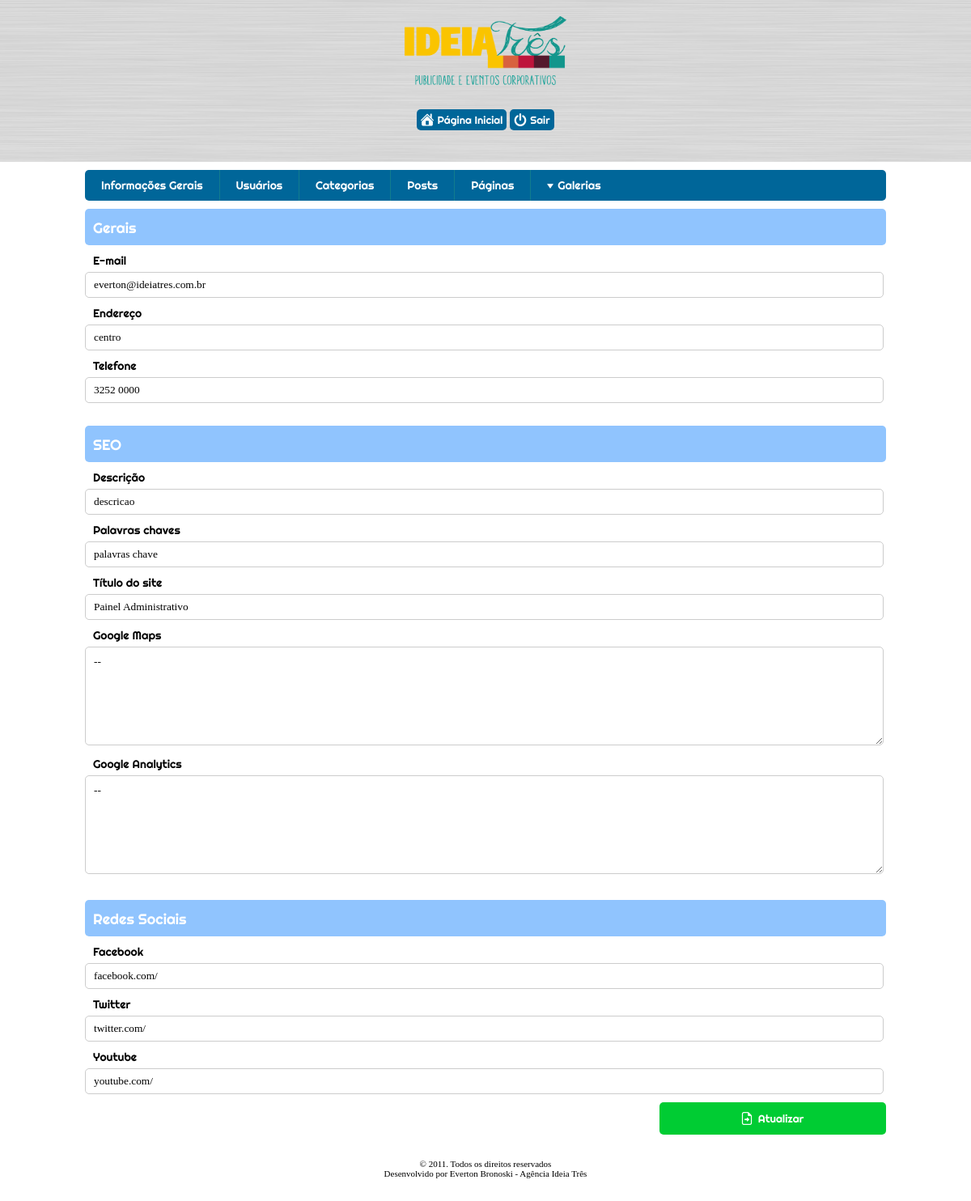
The app's page /painel.php?pagina=informacoes (signed in) with its own data.
### tables this page shows
CREATE TABLE `informacoes` (
  `id` int(11) NOT NULL DEFAULT '0',
  `email` varchar(255) NOT NULL,
  `endereco` varchar(255) NOT NULL,
  `telefone` varchar(255) NOT NULL,
  `google_analytics` varchar(255) DEFAULT NULL,
  `google_maps` varchar(255) NOT NULL,
  `descricao` varchar(255) NOT NULL,
  `tags` varchar(255) NOT NULL,
  `titulo` varchar(255) NOT NULL,
  `facebook` varchar(255) NOT NULL,
  `twitter` varchar(255) NOT NULL,
  `youtube` varchar(255) NOT NULL,
  PRIMARY KEY (`id`)
);

### config/dbaSis.php (called while the page is built, shortened)
<?php
function read($tabela, $cond = NULL) {
    $qrRead = "SELECT * FROM {$tabela} {$cond}";
    $stRead = mysql_query($qrRead) or die('Erro ao ler em ' . $tabela . ' ' . mysql_error());
    $cField = mysql_num_fields($stRead);
    for ($y = 0; $y < $cField; $y++) {
        $names[$y] = mysql_field_name($stRead, $y);
    }
    for ($x = 0; $res = mysql_fetch_assoc($stRead); $x++) {
        for ($i = 0; $i < $cField; $i++) {
            $resultado[$x][$names[$i]] = $res[$names[$i]];
        }
    }
    return $resultado;
}
?>

### pages/informacoes.php (the view, shortened to what this page needs)
<?php
if (!empty($_SESSION['usuarioAutenticado'])) {
    $loginAutenticado = $_SESSION['usuarioAutenticado']['login'];
    $senhaAutenticada = $_SESSION['usuarioAutenticado']['senha'];
    $VereficaSessaoAutenticada = read('usuarios', "WHERE login='$loginAutenticado' AND senha='$senhaAutenticada'");
} else {
    echo '<script type="text/javascript">setTimeout(function(){location = "..//logout.php";}, 2000)</script>';
    header('location: ../logout.php');
    die();
}
?>
<?php
$buscarInformacoes = read('informacoes');
foreach ($buscarInformacoes as $informacoes)
    ;
?>
<form name="form_informacoes" action="" method="post">
    <div class="title_box borderradius5">Gerais</div>
    <label>
        <span class="span_titulo">E-mail</span>
        <input class="form_input borderradius5" name="email" value="<?= $informacoes[email]; ?>">
    </label>
    <label>
        <span class="span_titulo">Endereço</span>
        <input class="form_input borderradius5" name="endereco" value="<?= $informacoes[endereco]; ?>">
    </label>
    <label>
        <span class="span_titulo">Telefone</span>
        <input class="form_input borderradius5" name="telefone" value="<?= $informacoes[telefone]; ?>">
    </label>
    <br>
    <div class="title_box borderradius5">SEO</div>
    <label>
        <span class="span_titulo">Descrição</span>
        <input class="form_input borderradius5" name="descricao" value="<?= $informacoes[descricao]; ?>">
    </label>
    <label>
        <span class="span_titulo">Palavras chaves</span>
        <input class="form_input borderradius5" name="tags" value="<?= $informacoes[tags]; ?>">
    </label>
    <label>
        <span class="span_titulo">Título do site</span>
        <input class="form_input borderradius5" name="titulo" value="<?= $informacoes[titulo]; ?>">
    </label>
    <label>
        <span class="span_titulo">Google Maps</span>
        <textarea class="form_textarea borderradius5" name="google_maps"><?= $informacoes[google_maps]; ?></textarea>
    </label>
    <label>
        <span class="span_titulo">Google Analytics</span>
        <textarea class="form_textarea borderradius5" name="google_analytics"><?= $informacoes[google_analytics]; ?></textarea>
    </label>
    <br>
    <div class="title_box borderradius5">Redes Sociais</div>
    <label>
        <span class="span_titulo">Facebook</span>
        <input class="form_input borderradius5" name="facebook" value="<?= $informacoes[facebook]; ?>">
    </label>
    <label>
        <span class="span_titulo">Twitter</span>
        <input class="form_input borderradius5" name="twitter" value="<?= $informacoes[twitter]; ?>">
    </label>
    <label>
        <span class="span_titulo">Youtube</span>
        <input class="form_input borderradius5" name="youtube" value="<?= $informacoes[youtube]; ?>">
    </label>
    <input class="form_input_send borderradius5" type="submit" value="Atualizar" name="send">
</form>

### css/style.css (style rules this page uses)
* { margin: 0; padding: 0; }
body { background: url(../images/bg.png) repeat; }
.borderradius5 { -webkit-border-radius: 5px 5px 5px 5px; border-radius: 5px 5px 5px 5px; }
form input.form_input { width: 965px; margin: 0; padding: 0 10px; height: 30px; outline: none; font-family: Tahoma; border: 1px solid #ccc; }
form textarea.form_textarea { width: 965px; max-width: 965px; margin: 0; padding: 10px 10px; height: 100px; max-height: 100px; outline: none; font-family: Tahoma; border: 1px solid #ccc; }
form input.form_input_send { width: 280px; padding-left: 20px; height: 40px; outline: none; cursor: pointer; border: none; background: url(../images/send-file-16.png) no-repeat 100px center, #00cc33; float: right; font-family: 'Righteous', cursive; color: #fff; }
form[name="form_informacoes"] label { display: block; margin: 10px 0; }
.title_box { background: #90c4fe; padding: 12px 0 5px 10px; font-family: 'Righteous', cursive; color: #fff; font-size: 18px; height: 28px; }
.span_titulo { display: block; color: #000; font-family: 'Righteous', cursive; font-size: 14px; margin-bottom: 5px; padding-left: 10px; }

### records on screen
informacoes: email "everton@ideiatres.com.br", endereco "centro", telefone "3252 0000", descricao "descricao", tags "palavras chave", titulo "Painel Administrativo", google_maps "--", google_analytics "--", facebook "facebook.com/", twitter "twitter.com/", youtube "youtube.com/"
